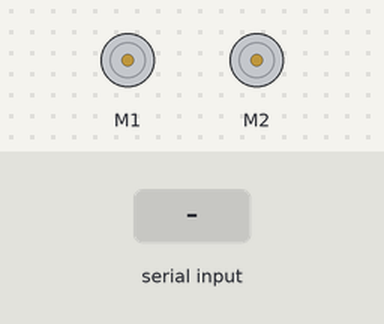
A sketch run on a simulated Arduino Uno, built with avr-gcc and run on an emulated ATmega328P. On the bench: 2 × DC motor (green arrow = forward, orange = backward, longer = faster). Inputs (shaded band) come from the test bench.

Above: at 1.2 s.
1.3 s: "FORWARD\n" received over the second serial link
At 1.7 s:
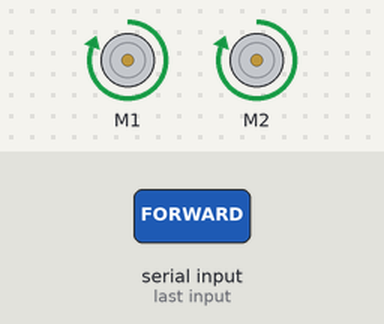
2.8 s: "BACKWARD\n" received over the second serial link
At 4.0 s:
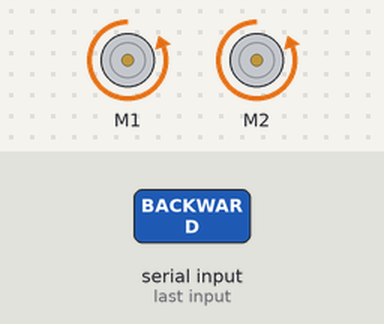
4.3 s: "RIGHT\n" received over the second serial link
At 5.2 s:
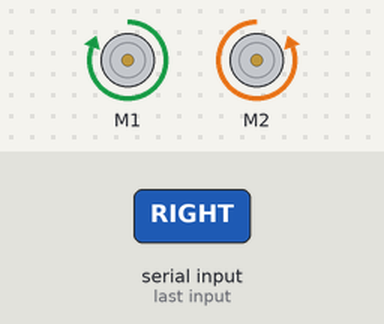
5.8 s: "LEFT\n" received over the second serial link
At 6.3 s:
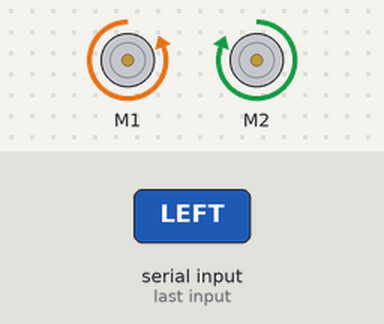
7.3 s: "STOP\n" received over the second serial link
At 8.6 s:
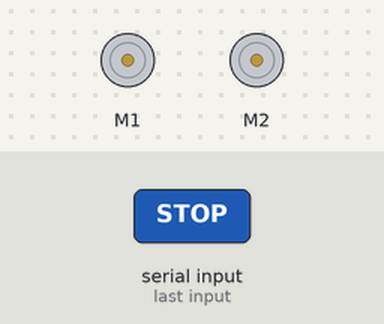
Timing chart, 0 to 9.8 s (numbered marks = the images above; inputs shaded):
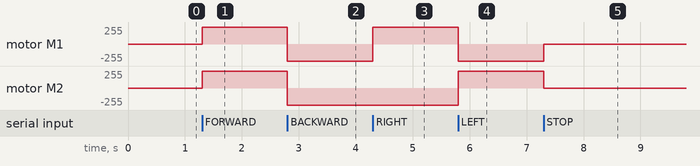

Measured:
- after the input at 1.3 s, motor M1, motor M2: stopped → forward 255/255 at once
- after the input at 2.8 s, motor M1, motor M2: forward 255/255 → backward 255/255 at once
- after the input at 4.3 s, motor M1: backward 255/255 → forward 255/255 at once
- after the input at 5.8 s, motor M1: forward 255/255 → backward 255/255 at once; motor M2: backward 255/255 → forward 255/255 at once
- after the input at 7.3 s, motor M1: backward 255/255 → stopped at once; motor M2: forward 255/255 → stopped at once

The sketch:

ReceiverCode.ino
```cpp
// Receiver Program
#include <AFMotor.h> // Include the motor driver library


// Motor setup
AF_DCMotor motor1(1); // motor1 to port 1
AF_DCMotor motor2(2); // motor2 to port 2


// Bluetooth module pins
#include <SoftwareSerial.h>
SoftwareSerial bluetooth(10, 11); // RX, TX


void setup() {
  bluetooth.begin(9600);
  Serial.begin(9600);
}


void loop() {
  if (bluetooth.available()) {
    String command = bluetooth.readStringUntil('\n'); // Read the command


    if (command == "FORWARD") {
      moveForward();
    } else if (command == "BACKWARD") {
      moveBackward();
    } else if (command == "RIGHT") {
      turnRight();
    } else if (command == "LEFT") {
      turnLeft();
    } else if (command == "STOP") {
      stopMotors();
    }
  }
}


// Functions to control the robot
void moveForward() {
  motor1.setSpeed(255); // Max speed
  motor2.setSpeed(255);
  motor1.run(FORWARD);
  motor2.run(FORWARD);
}


void moveBackward() {
  motor1.setSpeed(255);
  motor2.setSpeed(255);
  motor1.run(BACKWARD);
  motor2.run(BACKWARD);
}


void turnRight() {
  motor1.setSpeed(255);
  motor2.setSpeed(255);
  motor1.run(FORWARD);
  motor2.run(BACKWARD);
}


void turnLeft() {
  motor1.setSpeed(255);
  motor2.setSpeed(255);
  motor1.run(BACKWARD);
  motor2.run(FORWARD);
}


void stopMotors() {
  motor1.run(RELEASE);
  motor2.run(RELEASE);
}
```
